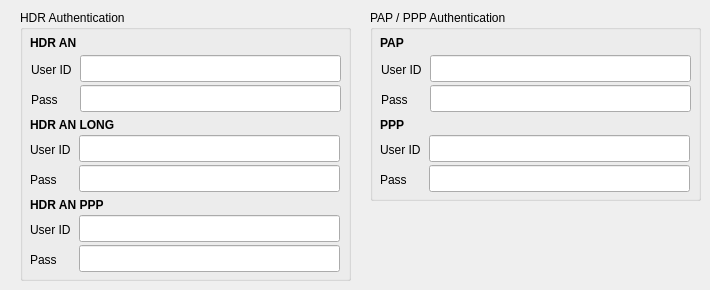
    <widget class="QWidget" name="tabData">
     <attribute name="title">
      <string>Data</string>
     </attribute>
     <widget class="QGroupBox" name="hdrAuthGroupBox">
      <property name="geometry">
       <rect>
        <x>20</x>
        <y>10</y>
        <width>331</width>
        <height>271</height>
       </rect>
      </property>
      <property name="title">
       <string>HDR Authentication</string>
      </property>
      <widget class="QLabel" name="userIdLabel">
       <property name="geometry">
        <rect>
         <x>11</x>
         <y>50</y>
         <width>41</width>
         <height>20</height>
        </rect>
       </property>
       <property name="font">
        <font>
         <weight>50</weight>
         <bold>false</bold>
        </font>
       </property>
       <property name="text">
        <string>User ID</string>
       </property>
       <property name="wordWrap">
        <bool>false</bool>
       </property>
       <property name="indent">
        <number>-1</number>
       </property>
      </widget>
      <widget class="QLineEdit" name="hdrAnUserIdValue">
       <property name="geometry">
        <rect>
         <x>60</x>
         <y>45</y>
         <width>261</width>
         <height>27</height>
        </rect>
       </property>
       <property name="font">
        <font>
         <weight>50</weight>
         <bold>false</bold>
        </font>
       </property>
       <property name="text">
        <string/>
       </property>
      </widget>
      <widget class="QLabel" name="passwordLabel">
       <property name="geometry">
        <rect>
         <x>11</x>
         <y>80</y>
         <width>41</width>
         <height>20</height>
        </rect>
       </property>
       <property name="font">
        <font>
         <weight>50</weight>
         <bold>false</bold>
        </font>
       </property>
       <property name="text">
        <string>Pass</string>
       </property>
       <property name="wordWrap">
        <bool>false</bool>
       </property>
       <property name="indent">
        <number>-1</number>
       </property>
      </widget>
      <widget class="QLineEdit" name="hdrAnPasswordValue">
       <property name="geometry">
        <rect>
         <x>60</x>
         <y>75</y>
         <width>261</width>
         <height>27</height>
        </rect>
       </property>
       <property name="font">
        <font>
         <weight>50</weight>
         <bold>false</bold>
        </font>
       </property>
       <property name="text">
        <string/>
       </property>
      </widget>
      <widget class="QLabel" name="hdrAnLabel">
       <property name="geometry">
        <rect>
         <x>10</x>
         <y>25</y>
         <width>51</width>
         <height>16</height>
        </rect>
       </property>
       <property name="font">
        <font>
         <weight>75</weight>
         <bold>true</bold>
        </font>
       </property>
       <property name="text">
        <string>HDR AN</string>
       </property>
      </widget>
      <widget class="QLabel" name="passwordLabel_1">
       <property name="geometry">
        <rect>
         <x>10</x>
         <y>160</y>
         <width>41</width>
         <height>20</height>
        </rect>
       </property>
       <property name="font">
        <font>
         <weight>50</weight>
         <bold>false</bold>
        </font>
       </property>
       <property name="text">
        <string>Pass</string>
       </property>
       <property name="wordWrap">
        <bool>false</bool>
       </property>
       <property name="indent">
        <number>-1</number>
       </property>
      </widget>
      <widget class="QLabel" name="userIdLabel_1">
       <property name="geometry">
        <rect>
         <x>10</x>
         <y>130</y>
         <width>41</width>
         <height>20</height>
        </rect>
       </property>
       <property name="font">
        <font>
         <weight>50</weight>
         <bold>false</bold>
        </font>
       </property>
       <property name="text">
        <string>User ID</string>
       </property>
       <property name="wordWrap">
        <bool>false</bool>
       </property>
       <property name="indent">
        <number>-1</number>
       </property>
      </widget>
      <widget class="QLineEdit" name="hdrAnLongPasswordValue">
       <property name="geometry">
        <rect>
         <x>59</x>
         <y>155</y>
         <width>261</width>
         <height>27</height>
        </rect>
       </property>
       <property name="font">
        <font>
         <weight>50</weight>
         <bold>false</bold>
        </font>
       </property>
       <property name="text">
        <string/>
       </property>
      </widget>
      <widget class="QLineEdit" name="hdrAnLongUserIdValue">
       <property name="geometry">
        <rect>
         <x>59</x>
         <y>125</y>
         <width>261</width>
         <height>27</height>
        </rect>
       </property>
       <property name="font">
        <font>
         <weight>50</weight>
         <bold>false</bold>
        </font>
       </property>
       <property name="text">
        <string/>
       </property>
      </widget>
      <widget class="QLabel" name="hdrAnLongLabel">
       <property name="geometry">
        <rect>
         <x>10</x>
         <y>107</y>
         <width>91</width>
         <height>16</height>
        </rect>
       </property>
       <property name="font">
        <font>
         <weight>75</weight>
         <bold>true</bold>
        </font>
       </property>
       <property name="text">
        <string>HDR AN LONG</string>
       </property>
      </widget>
      <widget class="QLabel" name="hdrAnPppLabel">
       <property name="geometry">
        <rect>
         <x>10</x>
         <y>187</y>
         <width>81</width>
         <height>16</height>
        </rect>
       </property>
       <property name="font">
        <font>
         <weight>75</weight>
         <bold>true</bold>
        </font>
       </property>
       <property name="text">
        <string>HDR AN PPP</string>
       </property>
      </widget>
      <widget class="QLineEdit" name="hdrAnPppPasswordValue">
       <property name="geometry">
        <rect>
         <x>59</x>
         <y>235</y>
         <width>261</width>
         <height>27</height>
        </rect>
       </property>
       <property name="font">
        <font>
         <weight>50</weight>
         <bold>false</bold>
        </font>
       </property>
       <property name="text">
        <string/>
       </property>
      </widget>
      <widget class="QLabel" name="passwordLabel_2">
       <property name="geometry">
        <rect>
         <x>10</x>
         <y>240</y>
         <width>41</width>
         <height>20</height>
        </rect>
       </property>
       <property name="font">
        <font>
         <weight>50</weight>
         <bold>false</bold>
        </font>
       </property>
       <property name="text">
        <string>Pass</string>
       </property>
       <property name="wordWrap">
        <bool>false</bool>
       </property>
       <property name="indent">
        <number>-1</number>
       </property>
      </widget>
      <widget class="QLineEdit" name="hdrAnPppUserIdValue">
       <property name="geometry">
        <rect>
         <x>59</x>
         <y>205</y>
         <width>261</width>
         <height>27</height>
        </rect>
       </property>
       <property name="font">
        <font>
         <weight>50</weight>
         <bold>false</bold>
        </font>
       </property>
       <property name="text">
        <string/>
       </property>
      </widget>
      <widget class="QLabel" name="userIdLabel_2">
       <property name="geometry">
        <rect>
         <x>10</x>
         <y>210</y>
         <width>41</width>
         <height>20</height>
        </rect>
       </property>
       <property name="font">
        <font>
         <weight>50</weight>
         <bold>false</bold>
        </font>
       </property>
       <property name="text">
        <string>User ID</string>
       </property>
       <property name="wordWrap">
        <bool>false</bool>
       </property>
       <property name="indent">
        <number>-1</number>
       </property>
      </widget>
     </widget>
     <widget class="QGroupBox" name="papPppGroupBox">
      <property name="geometry">
       <rect>
        <x>370</x>
        <y>10</y>
        <width>331</width>
        <height>191</height>
       </rect>
      </property>
      <property name="title">
       <string>PAP / PPP Authentication</string>
      </property>
      <widget class="QLabel" name="pppLabel">
       <property name="geometry">
        <rect>
         <x>10</x>
         <y>107</y>
         <width>31</width>
         <height>16</height>
        </rect>
       </property>
       <property name="font">
        <font>
         <weight>75</weight>
         <bold>true</bold>
        </font>
       </property>
       <property name="text">
        <string>PPP</string>
       </property>
      </widget>
      <widget class="QLabel" name="passwordLabel_3">
       <property name="geometry">
        <rect>
         <x>11</x>
         <y>80</y>
         <width>41</width>
         <height>20</height>
        </rect>
       </property>
       <property name="font">
        <font>
         <weight>50</weight>
         <bold>false</bold>
        </font>
       </property>
       <property name="text">
        <string>Pass</string>
       </property>
       <property name="wordWrap">
        <bool>false</bool>
       </property>
       <property name="indent">
        <number>-1</number>
       </property>
      </widget>
      <widget class="QLabel" name="userIdLabel_3">
       <property name="geometry">
        <rect>
         <x>11</x>
         <y>50</y>
         <width>41</width>
         <height>20</height>
        </rect>
       </property>
       <property name="font">
        <font>
         <weight>50</weight>
         <bold>false</bold>
        </font>
       </property>
       <property name="text">
        <string>User ID</string>
       </property>
       <property name="wordWrap">
        <bool>false</bool>
       </property>
       <property name="indent">
        <number>-1</number>
       </property>
      </widget>
      <widget class="QLabel" name="userIdLabel_4">
       <property name="geometry">
        <rect>
         <x>10</x>
         <y>130</y>
         <width>41</width>
         <height>20</height>
        </rect>
       </property>
       <property name="font">
        <font>
         <weight>50</weight>
         <bold>false</bold>
        </font>
       </property>
       <property name="text">
        <string>User ID</string>
       </property>
       <property name="wordWrap">
        <bool>false</bool>
       </property>
       <property name="indent">
        <number>-1</number>
       </property>
      </widget>
      <widget class="QLabel" name="passwordLabel_4">
       <property name="geometry">
        <rect>
         <x>10</x>
         <y>160</y>
         <width>41</width>
         <height>20</height>
        </rect>
       </property>
       <property name="font">
        <font>
         <weight>50</weight>
         <bold>false</bold>
        </font>
       </property>
       <property name="text">
        <string>Pass</string>
       </property>
       <property name="wordWrap">
        <bool>false</bool>
       </property>
       <property name="indent">
        <number>-1</number>
       </property>
      </widget>
      <widget class="QLineEdit" name="pppPasswordValue">
       <property name="geometry">
        <rect>
         <x>59</x>
         <y>155</y>
         <width>261</width>
         <height>27</height>
        </rect>
       </property>
       <property name="font">
        <font>
         <weight>50</weight>
         <bold>false</bold>
        </font>
       </property>
       <property name="text">
        <string/>
       </property>
      </widget>
      <widget class="QLineEdit" name="pppUserIdValue">
       <property name="geometry">
        <rect>
         <x>59</x>
         <y>125</y>
         <width>261</width>
         <height>27</height>
        </rect>
       </property>
       <property name="font">
        <font>
         <weight>50</weight>
         <bold>false</bold>
        </font>
       </property>
       <property name="text">
        <string/>
       </property>
      </widget>
      <widget class="QLineEdit" name="papPasswordValue">
       <property name="geometry">
        <rect>
         <x>60</x>
         <y>75</y>
         <width>261</width>
         <height>27</height>
        </rect>
       </property>
       <property name="font">
        <font>
         <weight>50</weight>
         <bold>false</bold>
        </font>
       </property>
       <property name="text">
        <string/>
       </property>
      </widget>
      <widget class="QLineEdit" name="papUserIdValue">
       <property name="geometry">
        <rect>
         <x>60</x>
         <y>45</y>
         <width>261</width>
         <height>27</height>
        </rect>
       </property>
       <property name="font">
        <font>
         <weight>50</weight>
         <bold>false</bold>
        </font>
       </property>
       <property name="text">
        <string/>
       </property>
      </widget>
      <widget class="QLabel" name="papLabel">
       <property name="geometry">
        <rect>
         <x>10</x>
         <y>25</y>
         <width>31</width>
         <height>16</height>
        </rect>
       </property>
       <property name="font">
        <font>
         <weight>75</weight>
         <bold>true</bold>
        </font>
       </property>
       <property name="text">
        <string>PAP</string>
       </property>
      </widget>
     </widget>
    </widget>
